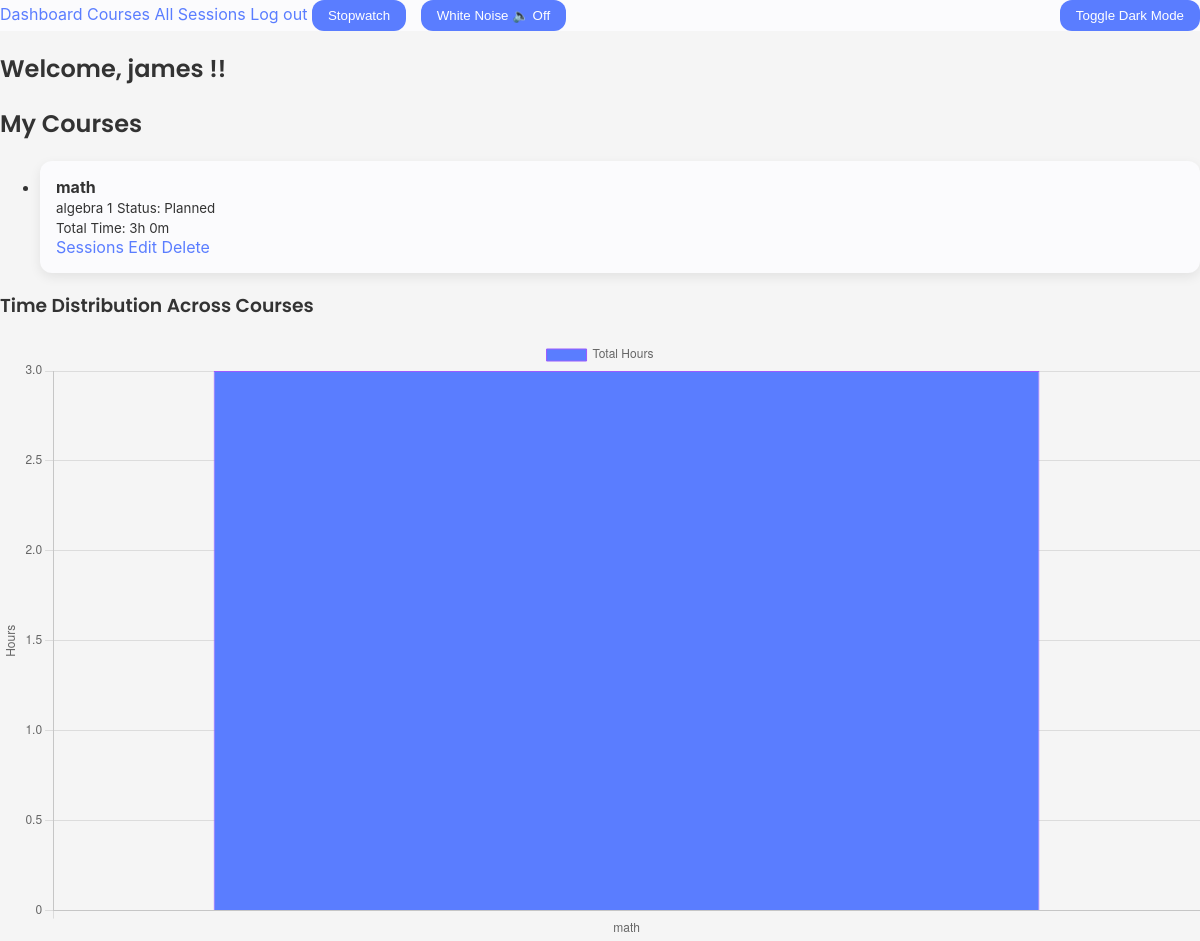
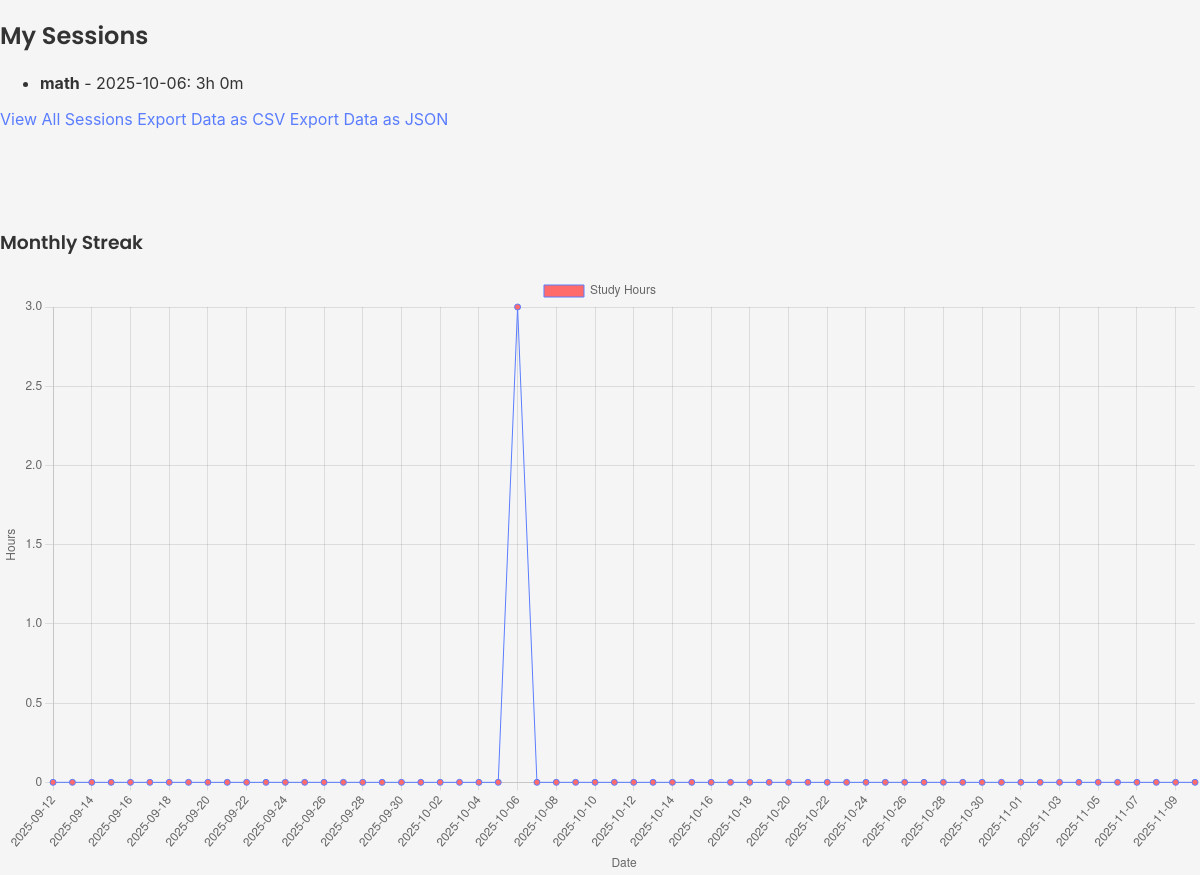
The app's page /dashboard (signed in) with its own data (2 pictures, top to bottom).
### models.py (models this page shows, shortened)
class User(db.Model, UserMixin):
    id = db.Column(db.Integer, primary_key=True) #SQLAlchemy track the user
    username = db.Column(db.String(150), unique=True, nullable=False)
    email = db.Column(db.String(150), unique=True, nullable=False)
    password = db.Column(db.String(200), nullable=False)
    courses = db.relationship('Course', backref='owner', lazy=True)

class Course(db.Model, UserMixin):
    id = db.Column(db.Integer, primary_key=True)
    coursename = db.Column(db.String(150), unique=True, nullable=False)
    description = db.Column(db.Text, nullable=False)
    status = db.Column(db.String(20), nullable=False, default='planned')
    createdat = db.Column(db.DateTime, default=datetime.utcnow)
    manual_hours = db.Column(db.Integer, default=0)
    total_hours = db.Column(db.Integer, nullable=False, default=0)
    user_id = db.Column(db.Integer, db.ForeignKey('user.id'), nullable=False) # links the course to a user
    sess = db.relationship('Sess', backref='course', lazy=True, cascade="all, delete-orphan")
    tags = db.Column(db.String(200))

class Sess(db.Model):
    id = db.Column(db.Integer, primary_key=True)
    course_id = db.Column(db.Integer, db.ForeignKey('course.id'), nullable=False)
    date = db.Column(db.Date, default=datetime.utcnow)
    hours = db.Column(db.Integer, default=0)
    minutes = db.Column(db.Integer, default=0)
    notes = db.Column(db.Text)

### app.py (the view)
    @app.route('/dashboard') #non -logged-in users
    @login_required
    def dashboard():
        courses = Course.query.filter_by(user_id=current_user.id).all()
        sessions = Sess.query.join(Course).filter(Course.user_id == current_user.id).order_by(Sess.date.desc()).all()
        overall_minutes = sum(s.hours * 60 + s.minutes for course in courses for s in course.sess)
        overall_hours = overall_minutes // 60
        overall_remaining_minutes = overall_minutes % 60
        course_names = [course.coursename for course in courses]
        course_hours = [sum(s.hours  + s.minutes / 60 for s in course.sess) + course.manual_hours for course in courses]
        daily_hours = defaultdict(float)
        for sess in sessions:
            day = sess.date
            if isinstance(day, datetime):
                day = day.date()
            daily_hours[day] += sess.hours + sess.minutes / 60
        today = date.today()
        start_day = today - timedelta(days=29)
        streak_labels = []
        streak_values = []
        for i in range(60):
            day = start_day + timedelta(days=i)
            streak_labels.append(day.strftime('%Y-%m-%d'))
            streak_values.append(round(daily_hours.get(day, 0), 2))
        return render_template('dashboard.html', courses=courses, sessions=sessions, overall_hours=overall_hours, overall_remaining_minutes=overall_remaining_minutes, course_names=course_names, course_hours=course_hours, streak_labels=streak_labels, streak_values=streak_values)

### templates/dashboard.html (shortened to what this page needs)
{% extends "base.html" %}
{% block content %}
<h2>Welcome, {{ current_user.username }} !! </h2>
<h2>My Courses</h2>
<ul>
    {% for course in courses %}
    <li>
        <div class="course-card">
            <strong>{{ course.coursename }} </strong><br>
            <small>{{ course.description }}</small>
            {% set status_display = {'planned':'Planned', 'in_progress':'In progress', 'completed':'Completed'} %}
            <small>Status: {{ status_display[course.status] }}</small><br>
            <small>Total Time: {{ course.total_hours // 60 }}h {{ course.total_hours % 60 }}m </small><br>
            <div class="actions">
                <a href="{{ url_for('list_sessions', course_id=course.id) }}"> Sessions</a>
                <a href="{{ url_for('edit_course', course_id=course.id) }}">Edit</a>
                <a href="{{ url_for('delete_course', course_id=course.id) }}">Delete</a>
            </div>
        </div>
        {% else %}
    <li>No courses added yet.</li>
    </li>
    {% endfor %}
</ul>
<h3>Time Distribution Across Courses</h3>
<canvas id="courseChart" width="400" height="200"></canvas>
<script>
    const ctx = document.getElementById('courseChart').getContext('2d');
    const courseChart = new Chart(ctx, {
        type: 'bar',
        data: {
            labels: {{ course_names | tojson }},
    datasets: [{
        label: 'Total Hours',
        data: {{ course_hours | tojson }},
        backgroundColor: '#5a7dff',
        borderColor: '#9b5aff',
        borderWidth: 1
                }]
            },
    options: {
        scales: {
            y: {
                beginAtZero: true,
                    title: {
                    display: true,
                        text: 'Hours'
                }
            }
        }
    }
        });
</script>
<h2>My Sessions</h2>
<ul>
    {% for sess in sessions[:10] %}
    <li>
        <strong>{{ sess.course.coursename }}</strong> -
        {{ sess.date }}: {{ sess.hours }}h {{ sess.minutes }}m <small>{{ sess.notes }}</small><br>
    </li>
    {% else %}
    <li>No sessions logged yet.</li>
    {% endfor %}
</ul>
<a href="{{ url_for('all_sessions')}}"> View All Sessions</a>
<a href="{{ url_for('export_csv') }}"> Export Data as CSV</a>
<a href="{{ url_for('export_json') }}"> Export Data as JSON</a>
<br>
<br>
<br>
<br>
<br>
<h3>Monthly Streak</h3>
<canvas id="streakChart" width="400" height="200"></canvas>
<script>
    const Streakctx = document.getElementById('streakChart').getContext('2d');
    const streakChart = new Chart(Streakctx, {
        type: 'line',
        data: {
            labels: {{ streak_labels | tojson }},
    datasets: [{
        label: 'Study Hours',
        data: {{ streak_values | tojson }},
        backgroundColor: '#ff6b6b',
        borderColor: '#5a7dff',
        borderWidth: 1
                }]
            },
    options: {
        scales: {
            y: {
                beginAtZero: true,
                    title: {
                    display: true,
                        text: 'Hours'
                }
            },
            x: {
                title: {
                    display: true,
                        text: 'Date'
                }
            }
        }
    }
        });
</script>
{% endblock %}

### static/styles.css (style rules this page uses)
:root { --bg-main: #f5f5f5; --bg-card: #fbfbfd; --text-main: #333333; --text-muted: #555555; --accent-primary: #5a7dff; --accent-secondary: #9b5aff; --accent-alert: #ff6b6b; --border-radius: 12px; --shadow-light: 0 4px 12px rgba(0, 0, 0, 0.08); --nav-bg: var(--bg-card); --footer-bg: var(--bg-card); --input-bg: var(--bg-card); --input-color: var(--text-main); --input-border: rgba(90, 125, 255, 0.3); --nav-bg-dark: #101418; --footer-bg-dark: #101418; --input-bg-dark: #101418; --input-color-dark: #cfd8e0; }
body { font-family: 'Inter', 'Roboto', sans-serif; background: var(--bg-main); color: var(--text-main); margin: 0; padding: 0; transition: background 0.3s, color 0.3s; }
h1, h2, h3 { font-family: 'Poppins', sans-serif; font-weight: 600; color: var(--text-main); }
a { color: var(--accent-primary); text-decoration: none; }
.card, .course-card { background: var(--bg-card); color: var(--text-main); border-radius: var(--border-radius); box-shadow: var(--shadow-light); padding: 1rem; transition: transform 0.2s ease, box-shadow 0.2 ease; }

### records on screen
User: username "james"
Course: coursename "math", description "algebra 1", status "Planned", total_hours "3", course.total_hours%60 "0"
Sess: course.coursename "math", date "2025-10-06", hours "3", minutes "0"

### other values on screen
chart data {{ course_names | tojson }} ["math"]
chart data {{ course_hours | tojson }} [3.0]
chart data {{ streak_values | tojson }} [0, 0, 0, 0, 0, 0, 0, 0, 0, 0, 0, 0, 0, 0, 0, 0, 0, 0, 0, 0, 0, 0, 0, 0, 3.0, 0, 0, 0, 0, 0, 0, 0, 0, 0, 0, 0, 0, 0, 0, 0, 0, 0, 0, 0, 0, 0, 0, 0, 0, 0, 0, 0, 0, 0, 0, 0, 0, 0, 0, 0]
